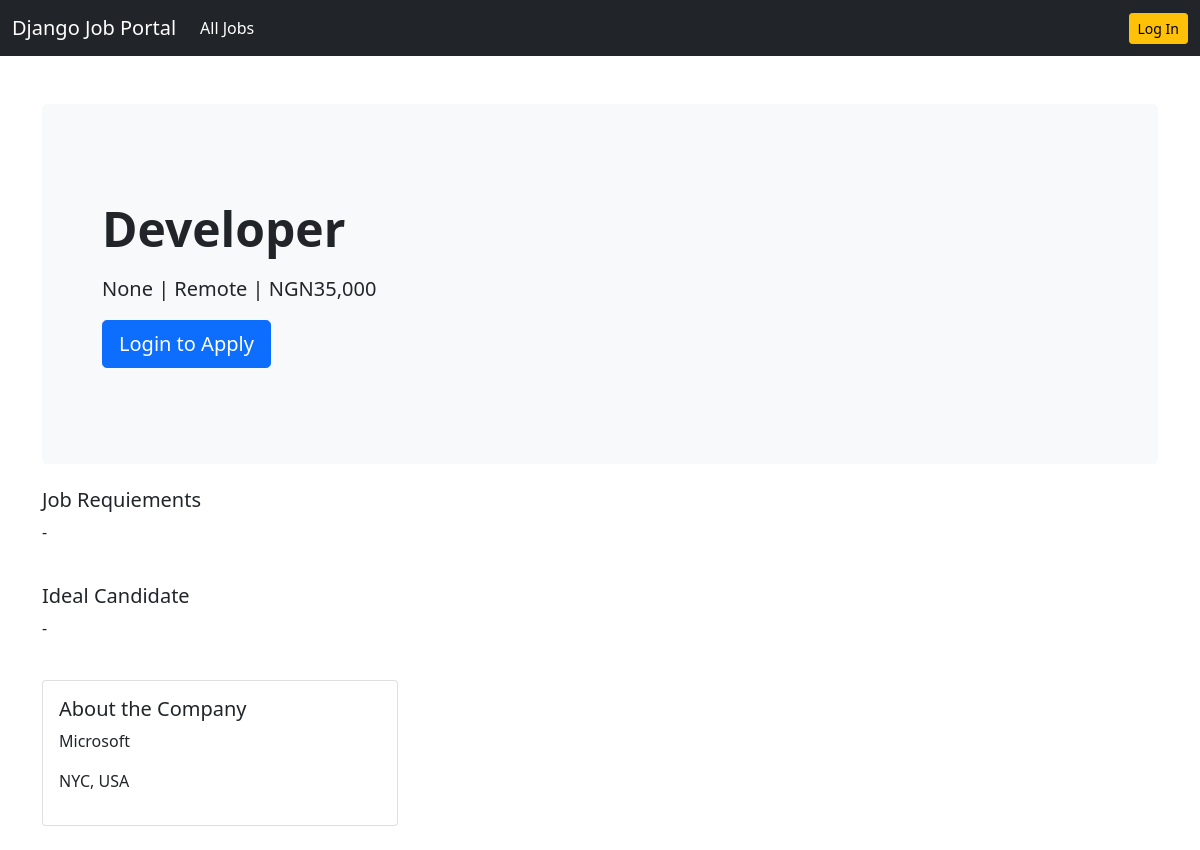
Page /job-details/1/ on the committed database.
### job/models.py (models this page shows, shortened)
class Job(models.Model):
    job_type_choices = (
        ('Remote', 'Remote'),
        ('Onsite', 'Onsite'),
        ('Hybrid', 'Hybrid')
    )
    title_choices = (
        ('Developer', 'Developer'),
        ('Consultant','Consultant'),
        ('Analyst' , 'Analyst'),
        ('Manager' , 'Manager'),
        ('UI/UX' , 'UI/UX'),
        ('Human Resource' , 'Human Resource'),
        ('Operations' , 'Operations')
    )
    user = models.ForeignKey(User, on_delete=models.CASCADE)
    company = models.ForeignKey(Company, on_delete=models.CASCADE)
    title = models.CharField(max_length=100, choices = title_choices, null = True, blank = True)
    city = models.CharField(max_length=100)
    salary = models.PositiveIntegerField(default=35000)
    requirements = models.TextField()
    ideal_candidate = models.TextField()
    is_available = models.BooleanField(default=True)
    timestamp = models.DateTimeField(auto_now_add=True)
    industry = models.TextField(null = True, blank = True)
    state = models.ForeignKey(State, on_delete=models.DO_NOTHING, null=True, blank=True)
    job_type = models.CharField(max_length=20, choices=job_type_choices, null=True, blank=True)

### company/models.py (models this page shows, shortened)
class Company(models.Model):
    user = models.OneToOneField(User, on_delete=models.CASCADE)
    name = models.CharField(max_length = 100, null = True, blank = True)
    estd = models.PositiveIntegerField(null = True, blank = True)
    city = models.CharField(max_length = 100, null = True, blank = True)
    state = models.CharField(max_length = 100, null = True, blank = True)

### website/views.py (the view)
# urls.py: path('job-details/<int:pk>/' , views.job_details, name = 'job-details')
def job_details(request, pk):
    job = Job.objects.get(pk=pk)
    if request.user.is_authenticated:
        if ApplyJob.objects.filter(user=request.user, job=pk).exists():
            has_applied = True
        else:
            has_applied = False
        context = {'job':job, 'has_applied':has_applied}
        return render(request, 'website/job_details.html', context)
    else:
        context = {'job':job,}
        return render(request, 'website/job_details.html', context)

### templates/website/job_details.html (shortened to what this page needs)
{% extends 'base.html' %}
{% load humanize %}
{% block content %}
<section>
    <div class="p-5 mb-4 bg-light rounded-3">
        <div class="container-fluid py-5">
            <h2 class="display-5 fw-bold">{{job.title}}</h2>
            <p class="col-md-8 fs-5 mt-3">
                {{job.state}} | Remote | NGN{{job.salary|intcomma}}
            </p>
            {% if user.is_authenticated %}
            {% if has_applied == False %}
            <a href="{% url 'apply-to-job' job.pk %}" class="btn btn-primary btn-lg">Apply Now</a>
            {% else %}
            <p><span class="text-danger">You have already applied for this job</span></p>
            <a href="{% url 'delete-application' job.pk %}" class="btn btn-primary btn-lg">Revoke Application</a>
            {% endif %}
            {% else %}
            <a href="{% url 'login' %}" class="btn btn-primary btn-lg">Login to Apply</a>
            {% endif %}
        </div>
    </div>
</section>
<div>
    <section>
        <h5>Job Requiements</h5>
        <p>
           {{job.requirements}}
        </p>
    </section>
</div> <br>
<div>
    <section>
        <h5>Ideal Candidate</h5>
        <p>
           {{job.ideal_candidate}}
        </p>
    </section>
</div> <br>
<div class="row row-cols-1 row-cols-md-3 g-4">
    <div class="col">
        <div class="card h-100">
            <div class="card-body">
                <h5 class="card-title">About the Company</h5>
                <p class="card-text">{{job.company.name}}</p>
                <p class="card-text">{{job.company.city}}, {{job.company.state}}</p>
            </div>
        </div>
    </div>
</div> <br>
{% endblock content %}

### rows in the picture
Job: title "Developer", state "None", salary "35,000", requirements "-", ideal_candidate "-", company.name "Microsoft", company.city "NYC", company.state "USA"
